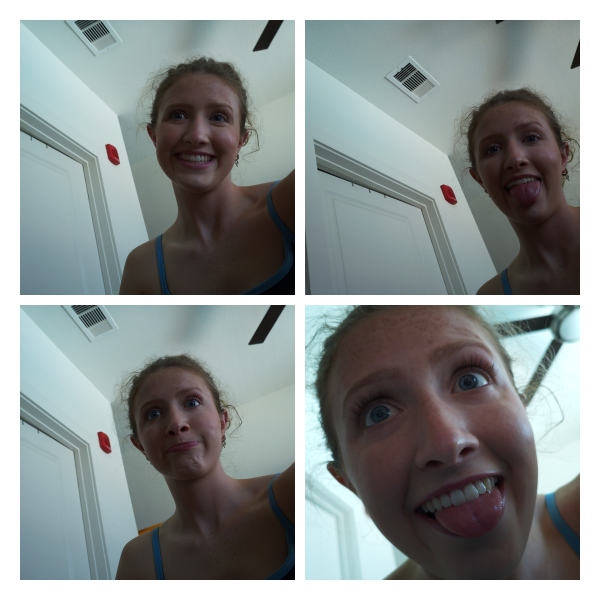
#> input picture photos/2026-08-16/a788ae40-b078-4a19-a207-45646257fcc5-cef8c6bc-cd12-4331-8e9c-74f7ad91db49.png, 1200 x 1200 px (shown at 1/2 size)
$ python -i raster.py   (imports and definitions only)
#> lines starting #> are read from the running program, lines starting #| are printed output that depends on the picture
"""Deterministic conversion of PiPrints photos into thermal raster bytes."""

from __future__ import annotations

from dataclasses import dataclass

from PIL import Image, ImageEnhance

from piprints.imaging import Photo


@dataclass(frozen=True)
class ThermalRaster:
    """Monochrome row-major bytes produced for a thermal printer protocol.

    Each row occupies ``bytes_per_row`` bytes. In every byte, the leftmost
    pixel is the most-significant bit. A set bit represents a black dot; bits
    past ``width`` in the final byte of a row are white padding.
    """

    data: bytes
    width: int
    height: int
    bytes_per_row: int


class ThermalRasterEncoder:
    """Encode prepared RGB photos into deterministic monochrome raster data."""

    def __init__(
        self,
        *,
        max_width: int | None = None,
        threshold: int = 128,
        fit_to_max_width: bool = False,
        dither: bool = False,
        contrast: float = 1.0,
        brightness: float = 1.0,
        gamma: float = 1.0,
    ) -> None:
        if (
            max_width is not None
            and (
                isinstance(max_width, bool)
                or not isinstance(max_width, int)
                or max_width <= 0
            )
        ):
            raise ValueError("Maximum thermal raster width must be a positive integer.")
        if (
            isinstance(threshold, bool)
            or not isinstance(threshold, int)
            or not 0 <= threshold <= 255
        ):
            raise ValueError(
                "Thermal raster threshold must be an integer from 0 to 255."
            )
        if not isinstance(fit_to_max_width, bool):
            raise ValueError("Thermal raster fit-to-width setting must be a boolean.")
        if not isinstance(dither, bool):
            raise ValueError("Thermal raster dithering setting must be a boolean.")
        if (
            isinstance(contrast, bool)
            or not isinstance(contrast, int | float)
            or contrast <= 0
        ):
            raise ValueError("Thermal raster contrast must be a positive number.")
        if (
            isinstance(brightness, bool)
            or not isinstance(brightness, int | float)
            or brightness <= 0
        ):
            raise ValueError("Thermal raster brightness must be a positive number.")
        if (
            isinstance(gamma, bool)
            or not isinstance(gamma, int | float)
            or gamma <= 0
        ):
            raise ValueError("Thermal raster gamma must be a positive number.")
        self._max_width = max_width
        self._threshold = threshold
        self._fit_to_max_width = fit_to_max_width
        self._dither = dither
        self._contrast = contrast
        self._brightness = brightness
        self._gamma = gamma

    def encode(self, photo: Photo) -> ThermalRaster:
        """Convert a prepared photo to monochrome, byte-aligned raster data.

        Photos wider than ``max_width`` are normally rejected. A printer
        composition can explicitly opt into aspect-ratio-preserving fitting for
        a validated physical print head.
        """
        image = photo.image
        if self._max_width is not None and image.width > self._max_width:
            if not self._fit_to_max_width:
                raise ValueError(
                    f"Photo width {image.width} exceeds thermal raster maximum "
                    f"of {self._max_width} dots."
                )
            fitted_height = max(
                1, round(image.height * self._max_width / image.width)
            )
            image = image.resize(
                (self._max_width, fitted_height), Image.Resampling.LANCZOS
            )

        monochrome = image.convert("L")
        if self._gamma != 1.0:
            monochrome = monochrome.point(
                [round(255 * (value / 255) ** self._gamma) for value in range(256)]
            )
        if self._brightness != 1.0:
            monochrome = ImageEnhance.Brightness(monochrome).enhance(self._brightness)
        if self._contrast != 1.0:
            monochrome = ImageEnhance.Contrast(monochrome).enhance(self._contrast)
        if self._dither:
            monochrome = monochrome.convert(
                "1", dither=Image.Dither.FLOYDSTEINBERG
            )
        bytes_per_row = (monochrome.width + 7) // 8
        raster_data = bytearray(bytes_per_row * monochrome.height)
        pixels = monochrome.load()

        for y in range(monochrome.height):
            row_offset = y * bytes_per_row
            for x in range(monochrome.width):
                if pixels[x, y] < self._threshold:
                    raster_data[row_offset + x // 8] |= 1 << (7 - x % 8)

        return ThermalRaster(
            data=bytes(raster_data),
            width=monochrome.width,
            height=monochrome.height,
            bytes_per_row=bytes_per_row,
        )

>>> import cv2
>>> picture = cv2.imread('../../../../photos/2026-08-16/a788ae40-b078-4a19-a207-45646257fcc5-cef8c6bc-cd12-4331-8e9c-74f7ad91db49.png', cv2.IMREAD_GRAYSCALE)
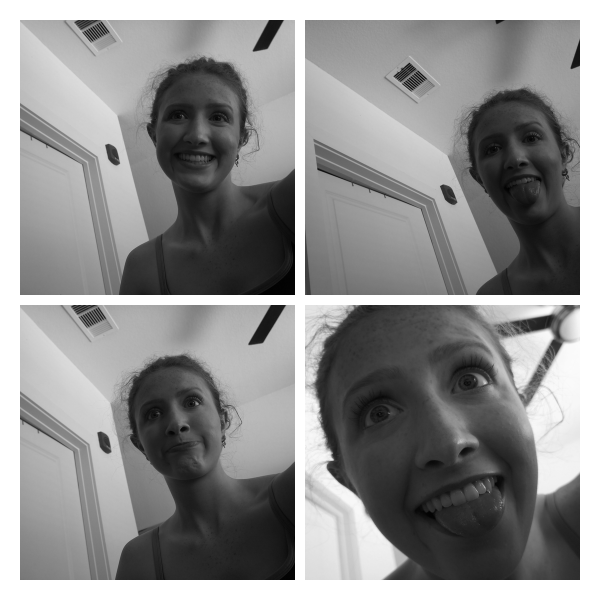
#> picture: shape (1200, 1200) (shown at 1/2 size); min 0, max 255, mean 142.4
>>> result = ThermalRasterEncoder().encode(picture)
#> (the run stopped early here; a loop or call above may not have finished)
